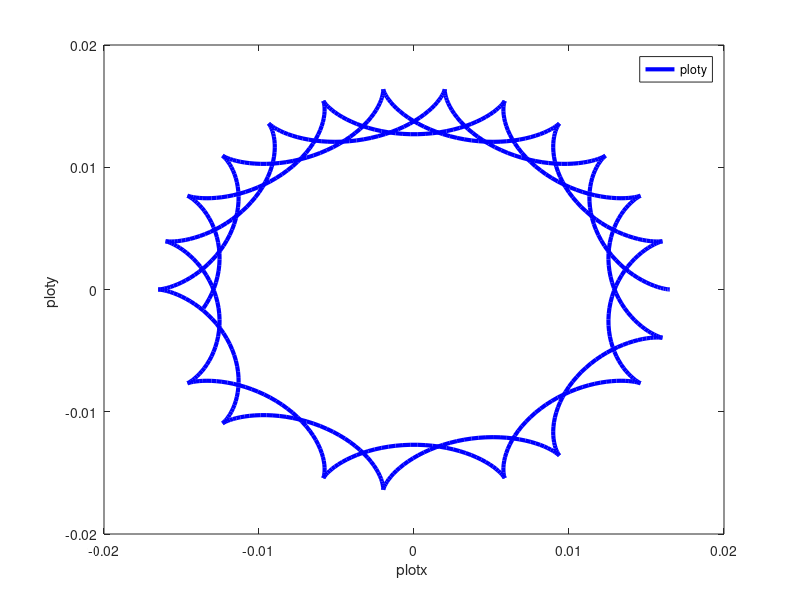

This figure's MATLAB source:
function [t,VAR,Output] = Midterm_template_f25
%===========================================================================
% File: Midterm_template_f25.m created Oct 08 2025 by MotionGenesis 6.5.
% Portions copyright (c) 2009-2025 Motion Genesis LLC.  Rights reserved.
% MotionGenesis Student Licensee: Charlie Lambert. (until September 2028).
% This MotionGenesis Student license is granted the right to use this code
% only until September 2028, only for legal student-academic (non-professional) purposes,
% and limited to their coursework completion at their accredited school.
% All use of this code is specifically limited to this student licensee.
% No rights are extended for other purposes or to anyone but the licensee.
% This copyright notice must appear in all uses of this code.
%===========================================================================
% The software is provided "as is", without warranty of any kind, express or    
% implied, including but not limited to the warranties of merchantability or    
% fitness for a particular purpose. In no event shall the authors, contributors,
% or copyright holders be liable for any claim, damages or other liability,     
% whether in an action of contract, tort, or otherwise, arising from, out of, or
% in connection with the software or the use or other dealings in the software. 
%===========================================================================
eventDetectedByIntegratorTerminate1OrContinue0 = [];
qBDt=0; qCDt=0; plotx=0; ploty=0;


%-------------------------------+--------------------------+-------------------+-----------------
% Quantity                      | Value                    | Units             | Description
%-------------------------------|--------------------------|-------------------|-----------------
rA                              =  0.5;                    % in                  Constant
rB                              =  0.075;                  % in                  Constant
wAN                             =  37.69911184307752;      % UNITS               Constant

qB                              =  0.0;                    % UNITS               Initial Value
qC                              =  0.0;                    % UNITS               Initial Value

tInitial                        =  0.0;                    % second              Initial Time
tFinal                          =  0.9583333333333333;     % sec                 Final Time
tStep                           =  0.001;                  % sec                 Integration Step
printIntScreen                  =  1;                      % 0 or +integer       0 is NO screen output
printIntFile                    =  1;                      % 0 or +integer       0 is NO file   output
absError                        =  1.0E-05;                %                     Absolute Error
relError                        =  1.0E-08;                %                     Relative Error
%-------------------------------+--------------------------+-------------------+-----------------

% Unit conversions.  UnitSystem: kg, meter, second.
rA = rA * 0.0254;                                          %  Converted from in 
rB = rB * 0.0254;                                          %  Converted from in 

% Evaluate constants
qBDt = -0.5*rA*wAN*(rA+2*rB)/(rB*(rA+rB));
qCDt = 0.5*rA*wAN/(rA+rB);


VAR = SetMatrixFromNamedQuantities;
[t,VAR,Output] = IntegrateForwardOrBackward( tInitial, tFinal, tStep, absError, relError, VAR, printIntScreen, printIntFile );
OutputToScreenOrFile( [], 0, 0 );   % Close output files.
if( printIntFile ~= 0 ),  PlotOutputFiles;  end


%===========================================================================
function sys = mdlDerivatives( t, VAR, uSimulink )
%===========================================================================
SetNamedQuantitiesFromMatrix( VAR );
sys = transpose( SetMatrixOfDerivativesPriorToIntegrationStep );
end



%===========================================================================
function VAR = SetMatrixFromNamedQuantities
%===========================================================================
VAR = zeros( 1, 2 );
VAR(1) = qB;
VAR(2) = qC;
end


%===========================================================================
function SetNamedQuantitiesFromMatrix( VAR )
%===========================================================================
qB = VAR(1);
qC = VAR(2);
end


%===========================================================================
function VARp = SetMatrixOfDerivativesPriorToIntegrationStep
%===========================================================================
VARp = zeros( 1, 2 );
VARp(1) = qBDt;
VARp(2) = qCDt;
end



%===========================================================================
function Output = mdlOutputs( t, VAR, uSimulink )
%===========================================================================
plotx = rB*cos(qB+qC) + (rA+rB)*cos(qC);
ploty = rB*sin(qB+qC) + (rA+rB)*sin(qC);

Output = zeros( 1, 2 );
Output(1) = plotx;
Output(2) = ploty;
end


%===========================================================================
function OutputToScreenOrFile( Output, shouldPrintToScreen, shouldPrintToFile )
%===========================================================================
persistent FileIdentifier hasHeaderInformationBeenWritten;

if( isempty(Output) ),
   if( ~isempty(FileIdentifier) ),
      fclose( FileIdentifier(1) );
      clear FileIdentifier;
      fprintf( 1, '\n Output is in the file Midterm_template_f25.1\n\n' );
   end
   clear hasHeaderInformationBeenWritten;
   return;
end

if( isempty(hasHeaderInformationBeenWritten) ),
   if( shouldPrintToScreen ),
      fprintf( 1,                '%%     plotx          ploty\n' );
      fprintf( 1,                '%%    (UNITS)        (UNITS)\n\n' );
   end
   if( shouldPrintToFile && isempty(FileIdentifier) ),
      FileIdentifier(1) = fopen('Midterm_template_f25.1', 'wt');   if( FileIdentifier(1) == -1 ), error('Error: unable to open file Midterm_template_f25.1'); end
      fprintf(FileIdentifier(1), '%% FILE: Midterm_template_f25.1\n%%\n' );
      fprintf(FileIdentifier(1), '%%     plotx          ploty\n' );
      fprintf(FileIdentifier(1), '%%    (UNITS)        (UNITS)\n\n' );
   end
   hasHeaderInformationBeenWritten = 1;
end

if( shouldPrintToScreen ), WriteNumericalData( 1,                 Output(1:2) );  end
if( shouldPrintToFile ),   WriteNumericalData( FileIdentifier(1), Output(1:2) );  end
end


%===========================================================================
function WriteNumericalData( fileIdentifier, Output )
%===========================================================================
numberOfOutputQuantities = length( Output );
if( numberOfOutputQuantities > 0 ),
   for( i = 1 : numberOfOutputQuantities ),
      fprintf( fileIdentifier, ' %- 14.6E', Output(i) );
   end
   fprintf( fileIdentifier, '\n' );
end
end



%===========================================================================
function PlotOutputFiles
%===========================================================================
figure;
data = load( 'Midterm_template_f25.1' ); 
plot( data(:,1),data(:,2),'-b', 'LineWidth',3 );
legend( 'ploty' );
xlabel('plotx ');   ylabel('ploty ');   % title('Some plot title');
clear data;
end



%===========================================================================
function [functionsToEvaluateForEvent, eventTerminatesIntegration1Otherwise0ToContinue, eventDirection_AscendingIs1_CrossingIs0_DescendingIsNegative1] = EventDetection( t, VAR, uSimulink )
%===========================================================================
% Detects when designated functions are zero or cross zero with positive or negative slope.
% Step 1: Uncomment call to mdlDerivatives and mdlOutputs.
% Step 2: Change functionsToEvaluateForEvent,                      e.g., change  []  to  [t - 5.67]  to stop at t = 5.67.
% Step 3: Change eventTerminatesIntegration1Otherwise0ToContinue,  e.g., change  []  to  [1]  to stop integrating.
% Step 4: Change eventDirection_AscendingIs1_CrossingIs0_DescendingIsNegative1,  e.g., change  []  to  [1].
% Step 5: Possibly modify function EventDetectedByIntegrator (if eventTerminatesIntegration1Otherwise0ToContinue is 0).
%---------------------------------------------------------------------------
% mdlDerivatives( t, VAR, uSimulink );        % UNCOMMENT FOR EVENT HANDLING
% mdlOutputs(     t, VAR, uSimulink );        % UNCOMMENT FOR EVENT HANDLING
functionsToEvaluateForEvent = [];
eventTerminatesIntegration1Otherwise0ToContinue = [];
eventDirection_AscendingIs1_CrossingIs0_DescendingIsNegative1 = [];
eventDetectedByIntegratorTerminate1OrContinue0 = eventTerminatesIntegration1Otherwise0ToContinue;
end


%===========================================================================
function [isIntegrationFinished, VAR] = EventDetectedByIntegrator( t, VAR, nIndexOfEvents )
%===========================================================================
isIntegrationFinished = eventDetectedByIntegratorTerminate1OrContinue0( nIndexOfEvents );
if( ~isIntegrationFinished ),
   SetNamedQuantitiesFromMatrix( VAR );
%  Put code here to modify how integration continues.
   VAR = SetMatrixFromNamedQuantities;
end
end



%===========================================================================
function [t,VAR,Output] = IntegrateForwardOrBackward( tInitial, tFinal, tStep, absError, relError, VAR, printIntScreen, printIntFile )
%===========================================================================
OdeMatlabOptions = odeset( 'RelTol',relError, 'AbsTol',absError, 'MaxStep',tStep, 'Events',@EventDetection );
t = tInitial;                 epsilonT = 0.001*tStep;                   tFinalMinusEpsilonT = tFinal - epsilonT;
printCounterScreen = 0;       integrateForward = tFinal >= tInitial;    tAtEndOfIntegrationStep = t + tStep;
printCounterFile   = 0;       isIntegrationFinished = 0;
mdlDerivatives( t, VAR, 0 );
while 1,
   if( (integrateForward && t >= tFinalMinusEpsilonT) || (~integrateForward && t <= tFinalMinusEpsilonT) ), isIntegrationFinished = 1;  end
   shouldPrintToScreen = printIntScreen && ( isIntegrationFinished || printCounterScreen <= 0.01 );
   shouldPrintToFile   = printIntFile   && ( isIntegrationFinished || printCounterFile   <= 0.01 );
   if( isIntegrationFinished || shouldPrintToScreen || shouldPrintToFile ),
      Output = mdlOutputs( t, VAR, 0 );
      OutputToScreenOrFile( Output, shouldPrintToScreen, shouldPrintToFile );
      if( isIntegrationFinished ), break;  end
      if( shouldPrintToScreen ), printCounterScreen = printIntScreen;  end
      if( shouldPrintToFile ),   printCounterFile   = printIntFile;    end
   end
   [TimeOdeArray, VarOdeArray, timeEventOccurredInIntegrationStep, nStatesArraysAtEvent, nIndexOfEvents] = ode45( @mdlDerivatives, [t tAtEndOfIntegrationStep], VAR, OdeMatlabOptions, 0 );
   if( isempty(timeEventOccurredInIntegrationStep) ),
      lastIndex = length( TimeOdeArray );
      t = TimeOdeArray( lastIndex );
      VAR = VarOdeArray( lastIndex, : );
      printCounterScreen = printCounterScreen - 1;
      printCounterFile   = printCounterFile   - 1;
      if( abs(tAtEndOfIntegrationStep - t) >= abs(epsilonT) ), warning('numerical integration failed'); break;  end
      tAtEndOfIntegrationStep = t + tStep;
      if( (integrateForward && tAtEndOfIntegrationStep > tFinal) || (~integrateForward && tAtEndOfIntegrationStep < tFinal) ) tAtEndOfIntegrationStep = tFinal;  end
   else
      t = timeEventOccurredInIntegrationStep( 1 );    % time  at firstEvent = 1 during this integration step.
      VAR = nStatesArraysAtEvent( 1, : );             % state at firstEvent = 1 during this integration step.
      printCounterScreen = 0;
      printCounterFile   = 0;
      [isIntegrationFinished, VAR] = EventDetectedByIntegrator( t, VAR, nIndexOfEvents(1) );
   end
end
end


%=============================================
end    % End of function Midterm_template_f25
%=============================================
